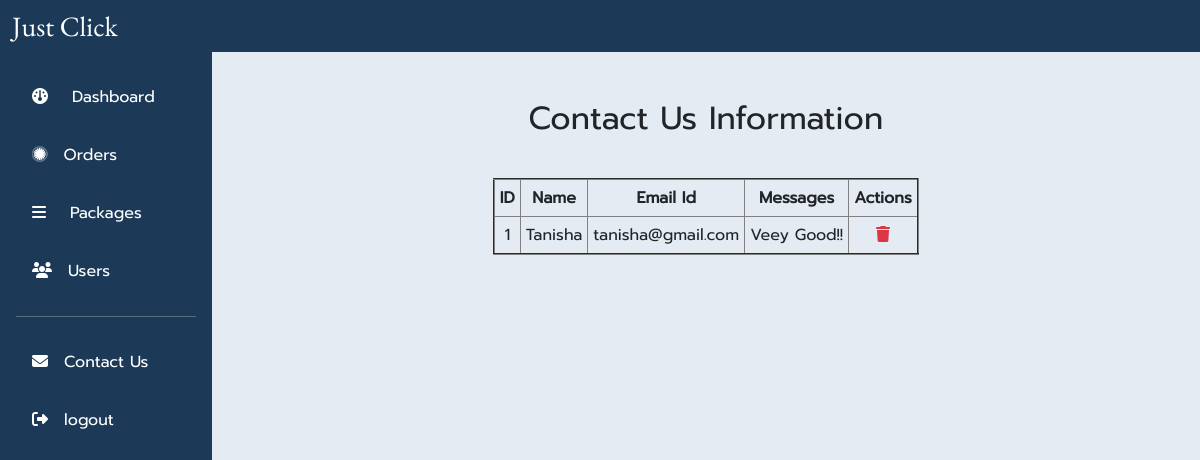
Page /dashboard/contactdetails.php (signed in) on the committed database.
### tables this page shows
CREATE TABLE `contactus` (
  `id` int(11) NOT NULL,
  `name` varchar(50) NOT NULL,
  `email` varchar(50) NOT NULL,
  `message` varchar(100) NOT NULL
);

### dashboard/contactdetails.php (the view, shortened to what this page needs)
<?php
include('../database.php');
    $sql="SELECT * FROM contactus";
    $result=$con->query($sql);
?>
<!DOCTYPE html>
<html lang="en">
<head>
     <link rel="stylesheet" href="../css/bootstrap.min.css">
    <link rel="stylesheet" href="../css/all.min.css">
     <link rel="stylesheet" href="../css/style.css">
      <link rel="stylesheet" href="../css/media.css">
</head>
<body>
        <?php include('dash.php')?>
        <div class="pt-5 bg_admin pb-5 text-center w-100">
        <h2 class="mb-4">Contact Us Information</h2>
                <div class="d-flex justify-content-center">
            <table class="table-bordered mt-3" border="2" cellspacing="5" cellpadding="5">
                <thead>
                    <tr>
                        <th>ID</th>
                        <th>Name</th>
                        <th>Email Id</th>
                        <th>Messages</th>
                        <th>Actions</th>
                    </tr>
                </thead>
                <tbody>
                    <?php
                        if($result->num_rows > 0){
                            while ($row=$result->fetch_assoc()){
                                echo "<tr>";
                                echo "<td>".$row['id']."</td>";
                                echo "<td>".$row['name']."</td>";
                                echo "<td>".$row['email']."</td>";
                                echo "<td>".$row['message']."</td>";
                                echo "<td>";
                            echo "<a href='deletecontact.php?id=" . $row["id"] . "' class='text-danger'><i class='fa-solid fa-trash'></i></a>";
                            echo "</td>";
                            echo "</tr>";
                            }
                        }
                    ?>
                </tbody>
            </table>
            </div>
        </div>
</body>
</html>

### css/style.css (style rules this page uses)
:root { --fontPrompt:'Prompt'; --fontEB:'EB Garamond'; --colorpink:#C78665; --colordark:#666861; --grey2: #ccced76c linear-gradient(180deg, #aaaaaa, #504c52); --blue2: #3c91e6 linear-gradient(180deg, #539de7, #406890); --violet: #001f3f linear-gradient(180deg, #26415c, #001f3f); --pink: #d81b60 linear-gradient(180deg, #de5889, #a23a60); --blue: #6b6c6f; }
body { font-size: 16px; font-family: 'Prompt'; line-height: 26px }
a { text-decoration: none; }

### dashboard/contactdetails.php (style rules this page uses)
.bg_admin { background-color: #E5EBF2; }

### dashboard/dash.php (style rules this page uses)
body { margin: 0px !important; }
a { text-decoration: none; }

### rows in the picture
contactus: id "1", name "Tanisha", email "tanisha@gmail.com", message "Veey Good!!"
